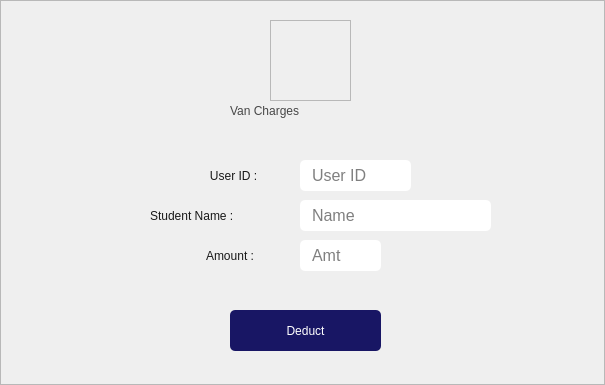
<?xml version="1.0" encoding="UTF-8"?>
<ui version="4.0">
 <class>MainWindow</class>
 <widget class="QMainWindow" name="MainWindow">
  <property name="geometry">
   <rect>
    <x>0</x>
    <y>0</y>
    <width>605</width>
    <height>385</height>
   </rect>
  </property>
  <property name="windowTitle">
   <string>MainWindow</string>
  </property>
  <widget class="QWidget" name="centralwidget">
   <widget class="QFrame" name="frame">
    <property name="geometry">
     <rect>
      <x>0</x>
      <y>0</y>
      <width>605</width>
      <height>385</height>
     </rect>
    </property>
    <property name="styleSheet">
     <string notr="true">background:url(:/home/news2.png)</string>
    </property>
    <property name="frameShape">
     <enum>QFrame::StyledPanel</enum>
    </property>
    <property name="frameShadow">
     <enum>QFrame::Raised</enum>
    </property>
    <widget class="QLabel" name="label">
     <property name="geometry">
      <rect>
       <x>230</x>
       <y>90</y>
       <width>151</width>
       <height>41</height>
      </rect>
     </property>
     <property name="styleSheet">
      <string notr="true">QLabel{
		color:rgb(71, 71, 71);
		font: 21pt &quot;FONTSPRING DEMO - Grotesco Book &quot;;
background:transparent;
}</string>
     </property>
     <property name="text">
      <string>Van Charges</string>
     </property>
    </widget>
    <widget class="QFrame" name="frame_2">
     <property name="geometry">
      <rect>
       <x>270</x>
       <y>20</y>
       <width>81</width>
       <height>81</height>
      </rect>
     </property>
     <property name="styleSheet">
      <string notr="true">background:url(:/home/front-of-bus.png)</string>
     </property>
     <property name="frameShape">
      <enum>QFrame::StyledPanel</enum>
     </property>
     <property name="frameShadow">
      <enum>QFrame::Raised</enum>
     </property>
    </widget>
    <widget class="QPushButton" name="pushButton_5">
     <property name="geometry">
      <rect>
       <x>220</x>
       <y>440</y>
       <width>151</width>
       <height>41</height>
      </rect>
     </property>
     <property name="cursor">
      <cursorShape>PointingHandCursor</cursorShape>
     </property>
     <property name="styleSheet">
      <string notr="true">QPushButton{
	color:White;
    font: 500 12pt &quot;Segoe UI &quot;;
	background:rgb(24, 22, 100);
	border-radius:5px
}

QPushButton:hover
{
color:rgb(0, 0, 0);
    
	font: 500 12pt &quot;Segoe UI &quot;;
border-radius:5px;
background:white;
}
QPushButton:pressed {	
	background-color: rgb(85, 170, 255);
}</string>
     </property>
     <property name="text">
      <string>Update</string>
     </property>
     <property name="autoDefault">
      <bool>false</bool>
     </property>
     <property name="default">
      <bool>false</bool>
     </property>
    </widget>
    <widget class="QPushButton" name="pushButton_6">
     <property name="geometry">
      <rect>
       <x>230</x>
       <y>310</y>
       <width>151</width>
       <height>41</height>
      </rect>
     </property>
     <property name="cursor">
      <cursorShape>PointingHandCursor</cursorShape>
     </property>
     <property name="styleSheet">
      <string notr="true">QPushButton{
	color:White;
    font: 500 12pt &quot;Segoe UI &quot;;
	background:rgb(24, 22, 100);
	border-radius:5px
}

QPushButton:hover
{
color:rgb(0, 0, 0);
    
	font: 500 12pt &quot;Segoe UI &quot;;
border-radius:5px;
background:white;
}
QPushButton:pressed {	
	background-color: rgb(85, 170, 255);
}</string>
     </property>
     <property name="text">
      <string>Deduct</string>
     </property>
     <property name="autoDefault">
      <bool>false</bool>
     </property>
     <property name="default">
      <bool>false</bool>
     </property>
    </widget>
    <widget class="QLineEdit" name="lineEdit_20">
     <property name="geometry">
      <rect>
       <x>300</x>
       <y>240</y>
       <width>81</width>
       <height>31</height>
      </rect>
     </property>
     <property name="font">
      <font>
       <family>Segoe UI</family>
       <pointsize>12</pointsize>
      </font>
     </property>
     <property name="styleSheet">
      <string notr="true">QLineEdit {
	background:WHITE;
	border-radius: 5px;
	padding-left: 10px;
}
QLineEdit:hover {
	border: 2px solid rgb(64, 71, 88);
}
QLineEdit:focus {
	border: 2px solid rgb(91, 101, 124);
}</string>
     </property>
     <property name="placeholderText">
      <string>Amt</string>
     </property>
    </widget>
    <widget class="QLabel" name="label_11">
     <property name="geometry">
      <rect>
       <x>200</x>
       <y>240</y>
       <width>101</width>
       <height>31</height>
      </rect>
     </property>
     <property name="styleSheet">
      <string notr="true">QLabel{
		color:rgb(25, 25, 25);
		font: 15pt &quot;FONTSPRING DEMO - Grotesco Book&quot;;
background:transparent;
}</string>
     </property>
     <property name="text">
      <string>  Amount :</string>
     </property>
    </widget>
    <widget class="QLineEdit" name="lineEdit_21">
     <property name="geometry">
      <rect>
       <x>300</x>
       <y>200</y>
       <width>191</width>
       <height>31</height>
      </rect>
     </property>
     <property name="font">
      <font>
       <family>Segoe UI</family>
       <pointsize>12</pointsize>
      </font>
     </property>
     <property name="autoFillBackground">
      <bool>false</bool>
     </property>
     <property name="styleSheet">
      <string notr="true">QLineEdit {
	background:WHITE;
	border-radius: 5px;
	padding-left: 10px;
}
QLineEdit:hover {
	border: 2px solid rgb(64, 71, 88);
}
QLineEdit:focus {
	border: 2px solid rgb(91, 101, 124);
}</string>
     </property>
     <property name="inputMask">
      <string comment="D"/>
     </property>
     <property name="maxLength">
      <number>32767</number>
     </property>
     <property name="cursorPosition">
      <number>0</number>
     </property>
     <property name="readOnly">
      <bool>true</bool>
     </property>
     <property name="placeholderText">
      <string>Name</string>
     </property>
    </widget>
    <widget class="QLabel" name="label_9">
     <property name="geometry">
      <rect>
       <x>150</x>
       <y>200</y>
       <width>131</width>
       <height>31</height>
      </rect>
     </property>
     <property name="styleSheet">
      <string notr="true">QLabel{
		color:rgb(25, 25, 25);
		font: 15pt &quot;FONTSPRING DEMO - Grotesco Book&quot;;
background:transparent;
}</string>
     </property>
     <property name="text">
      <string>Student Name :</string>
     </property>
    </widget>
    <widget class="QLineEdit" name="lineEdit_23">
     <property name="geometry">
      <rect>
       <x>300</x>
       <y>160</y>
       <width>111</width>
       <height>31</height>
      </rect>
     </property>
     <property name="font">
      <font>
       <family>Segoe UI</family>
       <pointsize>12</pointsize>
      </font>
     </property>
     <property name="autoFillBackground">
      <bool>false</bool>
     </property>
     <property name="styleSheet">
      <string notr="true">QLineEdit {
	background:WHITE;
	border-radius: 5px;
	padding-left: 10px;
}
QLineEdit:hover {
	border: 2px solid rgb(64, 71, 88);
}
QLineEdit:focus {
	border: 2px solid rgb(91, 101, 124);
}</string>
     </property>
     <property name="inputMask">
      <string comment="D"/>
     </property>
     <property name="maxLength">
      <number>32767</number>
     </property>
     <property name="cursorPosition">
      <number>0</number>
     </property>
     <property name="readOnly">
      <bool>false</bool>
     </property>
     <property name="placeholderText">
      <string>User ID</string>
     </property>
    </widget>
    <widget class="QLabel" name="label_10">
     <property name="geometry">
      <rect>
       <x>200</x>
       <y>160</y>
       <width>91</width>
       <height>31</height>
      </rect>
     </property>
     <property name="styleSheet">
      <string notr="true">QLabel{
		color:rgb(25, 25, 25);
		font: 15pt &quot;FONTSPRING DEMO - Grotesco Book&quot;;
background:transparent;
}</string>
     </property>
     <property name="text">
      <string>   User ID :</string>
     </property>
    </widget>
   </widget>
  </widget>
 </widget>
 <resources>
  <include location="resources/homeicon.qrc"/>
 </resources>
 <connections/>
</ui>
